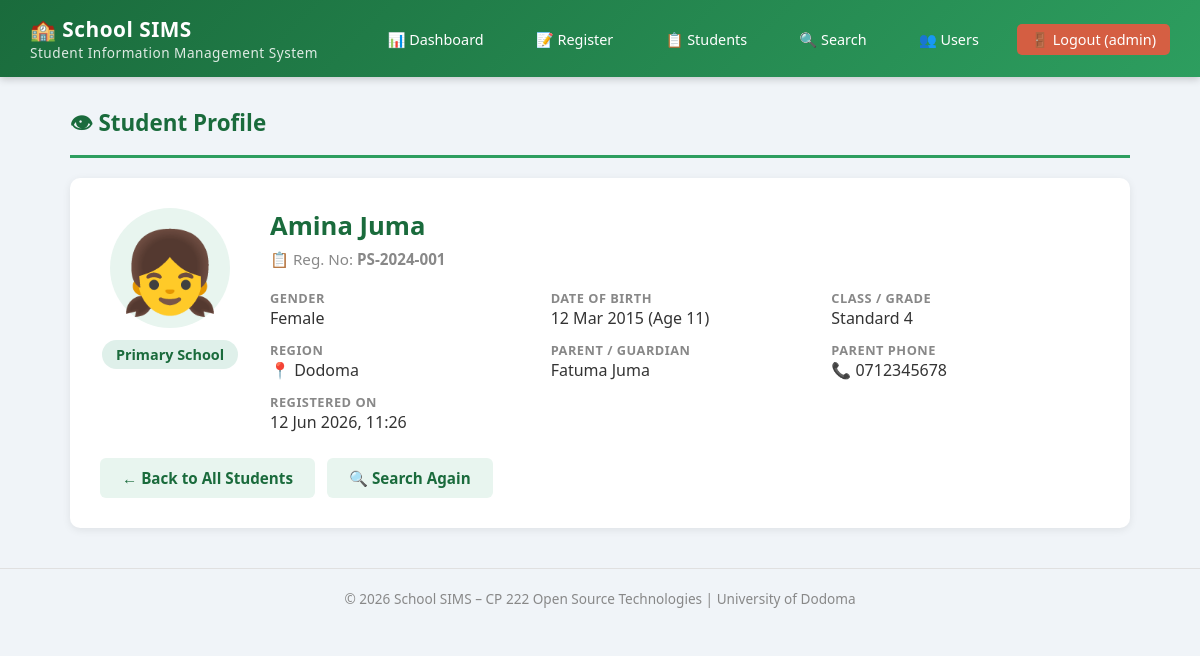
The page /view_student.php?id=1 (signed in) on the database its author committed.
### tables this page shows
CREATE TABLE IF NOT EXISTS students (
    id INT AUTO_INCREMENT PRIMARY KEY,
    reg_number VARCHAR(20) NOT NULL UNIQUE,
    first_name VARCHAR(50) NOT NULL,
    last_name VARCHAR(50) NOT NULL,
    gender ENUM('Male', 'Female') NOT NULL,
    date_of_birth DATE NOT NULL,
    school_level ENUM('Primary', 'Secondary') NOT NULL,
    class_grade VARCHAR(10) NOT NULL,
    region VARCHAR(50) NOT NULL,
    parent_name VARCHAR(100) NOT NULL,
    parent_phone VARCHAR(15) NOT NULL,
    registered_at TIMESTAMP DEFAULT CURRENT_TIMESTAMP
);

### view_student.php (the view, shortened to what this page needs)
<?php
require_once 'includes/db_connect.php';
$id = isset($_GET['id']) ? (int)$_GET['id'] : 0;
$result = mysqli_query($conn, "SELECT * FROM students WHERE id = $id");
$s = mysqli_fetch_assoc($result);
$age = date_diff(date_create($s['date_of_birth']), date_create('today'))->y;
?>
<!DOCTYPE html>
<html lang="en">
<head>
    <link rel="stylesheet" href="css/style.css">
</head>
<body>
<?php include 'includes/navbar.php'; ?>
<div class="container">
    <h2 class="section-title">👁 Student Profile</h2>
    <div class="form-box">
        <div style="display:flex; gap:30px; flex-wrap:wrap; align-items:flex-start;">
            <div style="text-align:center; min-width:140px;">
                <div style="font-size:5rem; background:#e8f5ef; width:120px; height:120px; border-radius:50%; display:flex; align-items:center; justify-content:center; margin:0 auto;">
                    <?php echo $s['gender'] === 'Male' ? '👦' : '👧'; ?>
                </div>
                <div style="margin-top:12px;">
                    <span class="badge <?php echo $s['school_level'] === 'Primary' ? 'badge-primary' : 'badge-secondary'; ?>" style="font-size:0.9rem; padding:5px 14px;">
                        <?php echo $s['school_level']; ?> School
                    </span>
                </div>
            </div>
            <div style="flex:1; min-width:280px;">
                <h2 style="color:#1a6b3c; font-size:1.6rem; margin-bottom:6px;">
                    <?php echo htmlspecialchars($s['first_name'] . ' ' . $s['last_name']); ?>
                </h2>
                <p style="color:#888; font-size:0.95rem; margin-bottom:20px;">
                    📋 Reg. No: <strong><?php echo htmlspecialchars($s['reg_number']); ?></strong>
                </p>
                <div class="form-grid" style="gap:12px;">
                    <div>
                        <p style="font-size:0.8rem; color:#888; text-transform:uppercase; font-weight:600; letter-spacing:0.5px;">Gender</p>
                        <p style="font-size:1rem; color:#333;"><?php echo $s['gender']; ?></p>
                    </div>
                    <div>
                        <p style="font-size:0.8rem; color:#888; text-transform:uppercase; font-weight:600; letter-spacing:0.5px;">Date of Birth</p>
                        <p style="font-size:1rem; color:#333;"><?php echo date('d M Y', strtotime($s['date_of_birth'])); ?> (Age <?php echo $age; ?>)</p>
                    </div>
                    <div>
                        <p style="font-size:0.8rem; color:#888; text-transform:uppercase; font-weight:600; letter-spacing:0.5px;">Class / Grade</p>
                        <p style="font-size:1rem; color:#333;"><?php echo htmlspecialchars($s['class_grade']); ?></p>
                    </div>
                    <div>
                        <p style="font-size:0.8rem; color:#888; text-transform:uppercase; font-weight:600; letter-spacing:0.5px;">Region</p>
                        <p style="font-size:1rem; color:#333;">📍 <?php echo htmlspecialchars($s['region']); ?></p>
                    </div>
                    <div>
                        <p style="font-size:0.8rem; color:#888; text-transform:uppercase; font-weight:600; letter-spacing:0.5px;">Parent / Guardian</p>
                        <p style="font-size:1rem; color:#333;"><?php echo htmlspecialchars($s['parent_name']); ?></p>
                    </div>
                    <div>
                        <p style="font-size:0.8rem; color:#888; text-transform:uppercase; font-weight:600; letter-spacing:0.5px;">Parent Phone</p>
                        <p style="font-size:1rem; color:#333;">📞 <?php echo htmlspecialchars($s['parent_phone']); ?></p>
                    </div>
                    <div>
                        <p style="font-size:0.8rem; color:#888; text-transform:uppercase; font-weight:600; letter-spacing:0.5px;">Registered On</p>
                        <p style="font-size:1rem; color:#333;"><?php echo date('d M Y, H:i', strtotime($s['registered_at'])); ?></p>
                    </div>
                </div>
            </div>
        </div>
        <div style="margin-top:25px; display:flex; gap:12px;">
            <a href="students.php" class="btn btn-secondary">← Back to All Students</a>
            <a href="search.php" class="btn btn-secondary">🔍 Search Again</a>
        </div>
    </div>
</div>
<footer>
    &copy; <?php echo date('Y'); ?> School SIMS – CP 222 Open Source Technologies | University of Dodoma
</footer>
</body>
</html>

### css/style.css (style rules this page uses)
* { margin: 0; padding: 0; box-sizing: border-box; }
body { font-family: 'Segoe UI', Tahoma, Geneva, Verdana, sans-serif; background-color: #f0f4f8; color: #333; min-height: 100vh; }
.container { max-width: 1100px; margin: 30px auto; padding: 0 20px; }
.section-title { font-size: 1.4rem; font-weight: 700; color: #1a6b3c; margin-bottom: 20px; padding-bottom: 10px; border-bottom: 3px solid #2d9e5f; display: flex; align-items: center; gap: 10px; }
.form-box { background: white; border-radius: 10px; padding: 30px; box-shadow: 0 2px 8px rgba(0,0,0,0.08); margin-bottom: 25px; }
.form-grid { display: grid; grid-template-columns: repeat(auto-fit, minmax(250px, 1fr)); gap: 20px; }
.btn { display: inline-block; padding: 10px 22px; border: none; border-radius: 6px; cursor: pointer; font-size: 0.95rem; font-weight: 600; text-decoration: none; transition: all 0.2s; }
.btn-secondary { background: #e8f5ef; color: #1a6b3c; }
.badge { display: inline-block; padding: 3px 10px; border-radius: 20px; font-size: 0.8rem; font-weight: 600; }
.badge-primary { background: #dff0ea; color: #1a6b3c; }
footer { text-align: center; padding: 20px; color: #888; font-size: 0.85rem; margin-top: 40px; border-top: 1px solid #e0e0e0; }

### rows shown on the page
students: school_level "Primary", first_name+last_name "Amina Juma", reg_number "PS-2024-001", gender "Female", date_of_birth "12 Mar 2015", date_of_birth "11", class_grade "Standard 4", region "Dodoma", parent_name "Fatuma Juma", parent_phone "0712345678", registered_at "12 Jun 2026, 11:26"

### other values the page prints
$_SESSION['username'] "admin"
